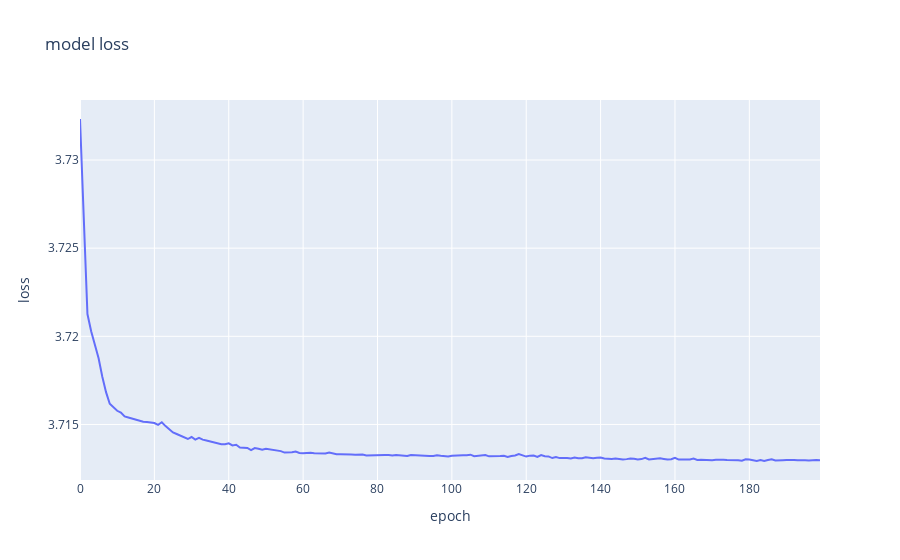

Write notebook code for a chart like this one.
### Code cell
def plot_hist(hist):

    x = np.arange(10)

    fig = go.Figure(data=go.Scatter(y=hist.history['loss']))
    fig.update_layout(title="model loss", 
                    xaxis_title="epoch",
                    yaxis_title="loss",
                    )
    fig.show()

plot_hist(hist)

### Figure 1 — Plotly figure (JSON) as saved in the notebook; plotly's stock layout.template omitted (floating-point values rounded to 4 significant figures; data arrays with more than 128 entries replaced by an {"elided": "..."} marker saying what was removed)
{"data": [{"type": "scatter", "y": {"elided": "200 float values"}}], "layout": {"title": {"text": "model loss"}, "xaxis": {"title": {"text": "epoch"}}, "yaxis": {"title": {"text": "loss"}}}}
